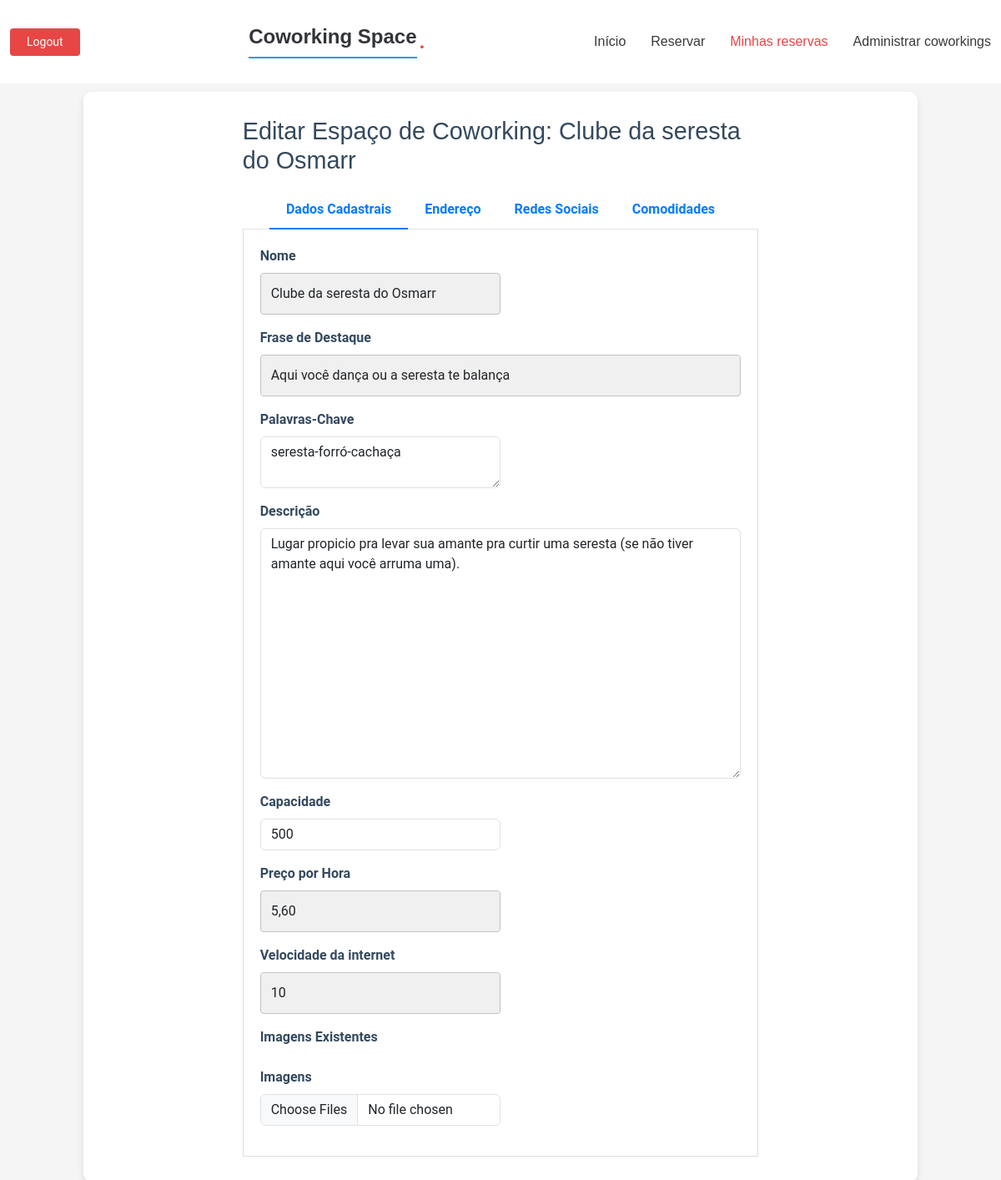
Page /espaco/5/editar/ (signed in) on the earlier database version.
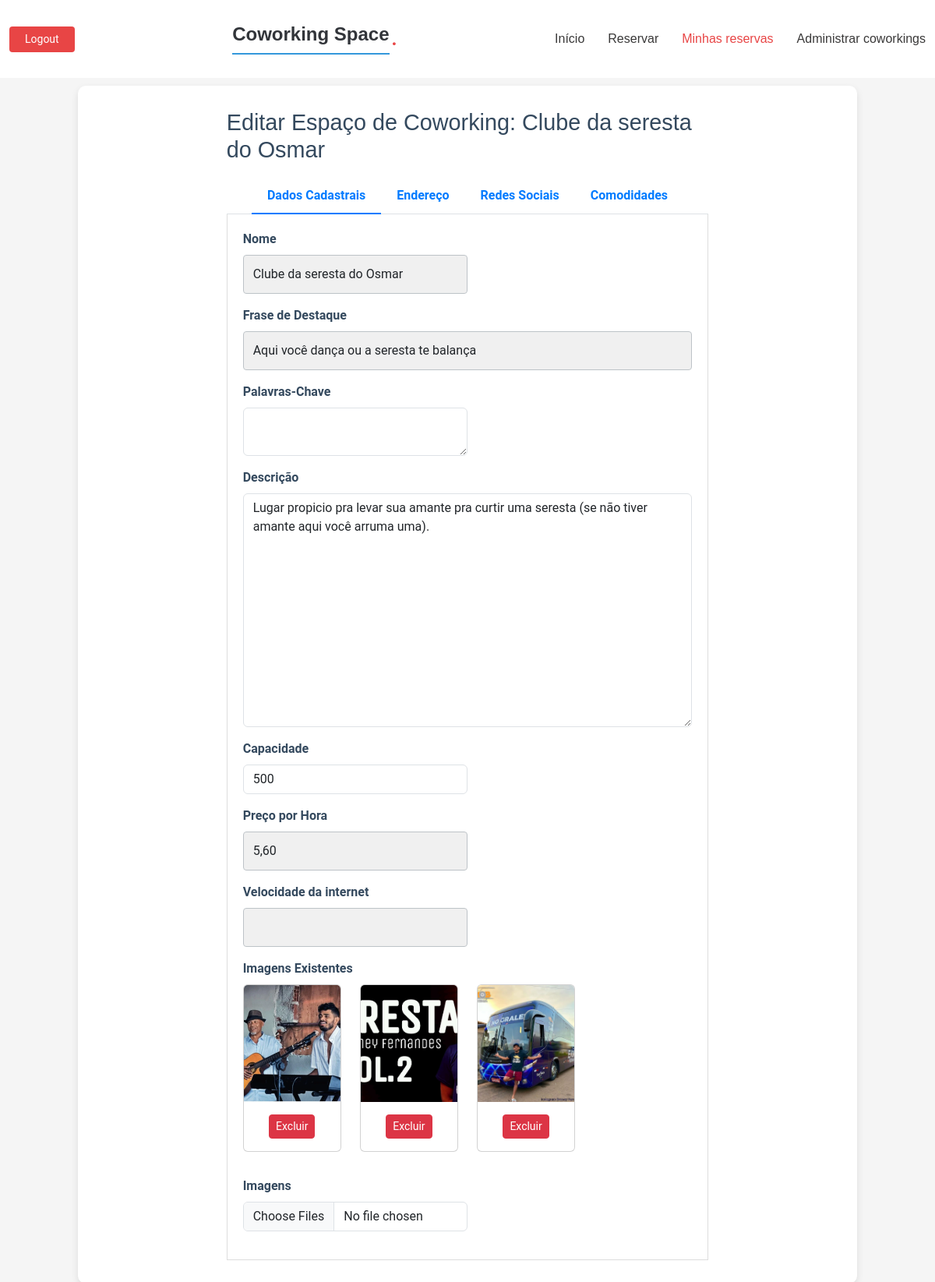
Same page on the later database version.
### reservas/models.py (models this page shows, shortened)
class EspacoCoworking(models.Model):
    nome = models.CharField(max_length=100)
    endereco = models.CharField(max_length=200)
    frase_destaque = models.CharField(max_length=100, blank=True, null=True)
    descricao = models.TextField(blank=True, null=True)
    capacidade = models.IntegerField()
    preco_por_hora = models.DecimalField(max_digits=10, decimal_places=2)
    latitude = models.FloatField(default=0)
    longitude = models.FloatField(default=0)
    prioridade = models.IntegerField(default=0, blank=True, null=True)
    palavras_chave = models.TextField(blank=True, null=True, help_text='Separado por -')
    instagram = models.URLField(max_length=255, blank=True, null=True)
    facebook = models.URLField(max_length=255, blank=True, null=True)
    linkedin = models.URLField(max_length=255, blank=True, null=True)
    nome_espaco = models.CharField(max_length=255, blank=True, null=True)
    razao_social = models.CharField(max_length=255, blank=True, null=True)
    cep = models.CharField(max_length=20, blank=True, null=True)
    pais = models.CharField(max_length=100, blank=True, null=True)
    uf = models.CharField(max_length=2, blank=True, null=True)
    cidade = models.CharField(max_length=100, blank=True, null=True)
    bairro = models.CharField(max_length=100, blank=True, null=True)
    logradouro = models.CharField(max_length=255, blank=True, null=True)
    numero = models.CharField(max_length=10, blank=True, null=True)
    complemento = models.CharField(max_length=255, blank=True, null=True)
    logo = models.ImageField(upload_to='logos/', blank=True, null=True)
    foto_horizontal = models.ImageField(upload_to='fotos_espaco/', blank=True, null=True)
    nome_proprietario = models.CharField(max_length=255, blank=True, null=True)
    email_proprietario = models.EmailField(blank=True, null=True)
    telefone_proprietario = models.CharField(max_length=20, blank=True, null=True)
    nome_gerente = models.CharField(max_length=255, blank=True, null=True)
    email_gerente = models.EmailField(blank=True, null=True)
    telefone_gerente = models.CharField(max_length=20, blank=True, null=True)
    titular_conta = models.CharField(max_length=255, blank=True, null=True)
    banco = models.CharField(max_length=100, blank=True, null=True)
    agencia = models.CharField(max_length=20, blank=True, null=True)
    conta = models.CharField(max_length=20, blank=True, null=True)
    tipo_conta = models.CharField(max_length=50, blank=True, null=True)
    tipo_pix = models.CharField(max_length=50, blank=True, null=True)
    pix = models.CharField(max_length=100, blank=True, null=True)
    cafe = models.BooleanField(default=False)
    cha = models.BooleanField(default=False)
    massagem = models.BooleanField(default=False)
    outros_diferenciais = models.CharField(max_length=255, blank=True, null=True)
    wifi = models.BooleanField(default=False)
    acessibilidade = models.BooleanField(default=False)
    acesso24h = models.BooleanField(default=False)
    playground_kids = models.BooleanField(default=False)
    ar_condicionado = models.BooleanField(default=False)
    area_alimentacao = models.BooleanField(default=False)
    biblioteca = models.BooleanField(default=False)
    cabine_call = models.BooleanField(default=False)
    cozinha = models.BooleanField(default=False)
    espaco_pet = models.BooleanField(default=False)
    espaco_convivencia = models.BooleanField(default=False)
    lounge = models.BooleanField(default=False)
    galeria_arte = models.BooleanField(default=False)
    geladeira = models.BooleanField(default=False)
    gerador_eletricidade = models.BooleanField(default=False)
    jardim = models.BooleanField(default=False)
    quadro_branco = models.BooleanField(default=False)
    recepcao = models.BooleanField(default=False)
    sala_descompressao = models.BooleanField(default=False)
    sala_jogos = models.BooleanField(default=False)
    varanda = models.BooleanField(default=False)
    vestuario = models.BooleanField(default=False)
    velocidade_internet = models.CharField(max_length=50, blank=True, null=True)
    auditorio = models.BooleanField(default=False)
    cafeteria = models.BooleanField(default=False)
    coliving = models.BooleanField(default=False)
    espaco_eventos = models.BooleanField(default=False)
    estudio_gravacao = models.BooleanField(default=False)
    restaurante = models.BooleanField(default=False)
    fotos_area_comum = models.ImageField(upload_to='fotos_areas_comuns/', blank=True, null=True)
    fotos_area_compartilhada = models.ImageField(upload_to='fotos_areas_compartilhadas/', blank=True, null=True)
    fotos_salas_privativas = models.ImageField(upload_to='fotos_salas_privativas/', blank=True, null=True)
    outras_fotos = models.ImageField(upload_to='outras_fotos/', blank=True, null=True)
    proprietario = models.ForeignKey(User, on_delete=models.CASCADE)
    class Meta:
        verbose_name = "Espaço de Coworking"
        verbose_name_plural = "Espaços de Coworking"
        ordering = ['prioridade']  # Ordena os espaços pelo nome de forma padrão

class ImagemEspacoCoworking(models.Model):
    espaco = models.ForeignKey(EspacoCoworking, related_name='imagens', on_delete=models.CASCADE)
    imagem = models.ImageField(upload_to='fotos/')

### reservas/views.py (the view)
# urls.py: path('espaco/<int:espaco_id>/editar/', reservas_views.editar_espaco_coworking, name='editar_espaco'),
@login_required
def editar_espaco_coworking(request, espaco_id=None):
    if espaco_id:  # Se o pk existir, estamos editando um espaço
        espaco = get_object_or_404(EspacoCoworking, pk=espaco_id)
    else:  # Se não houver pk, estamos criando um novo espaço
        espaco = EspacoCoworking()  # Cria uma nova instância sem pk
    if request.method == 'POST':
        print('------ entrou no post')
        post_data = request.POST.copy()  # Copia os dados para um dicionário mutável
        if 'preco_por_hora' in post_data:
            post_data['preco_por_hora'] = post_data['preco_por_hora'].replace(',', '.')
        if 'latitude' in post_data:
            post_data['latitude'] = post_data['latitude'].replace(',', '.')
        if 'longitude' in post_data:
            post_data['longitude'] = post_data['longitude'].replace(',', '.')
        form = EspacoCoworkingForm(post_data, request.FILES, instance=espaco)
        print(form.errors)
        if form.is_valid():
            espaco = form.save(commit=False)
            espaco.proprietario = request.user  # Define o proprietário como o usuário logado
            espaco.save()  # Salva o espaço antes de adicionar imagens
            imagens = request.FILES.getlist('imagens')
            for imagem in imagens:
                ImagemEspacoCoworking.objects.create(espaco=espaco, imagem=imagem)
            return redirect('administrar_espacos')  # Redireciona para a página de administração de espaços
    else:
        form = EspacoCoworkingForm(instance=espaco)
    return render(request, 'reservas/editar_espaco_coworking.html', {'form': form, 'espaco': espaco})

### reservas/forms.py
class EspacoCoworkingForm(forms.ModelForm):
    imagens = forms.FileField(required=False, widget=forms.FileInput(), help_text="Selecione as imagens para upload")
    class Meta:
        model = EspacoCoworking
        fields = '__all__'
        exclude = ['proprietario']  # Não permita que o proprietário seja alterado

### reservas/templates/reservas/editar_espaco_coworking.html (shortened to what the changed rows need)
{% load static %}
<!DOCTYPE html>
<html lang="en">
<head>
    <link href="{% static 'vendor/bootstrap/css/bootstrap.min.css' %}" rel="stylesheet">
    <link href="{% static 'vendor/bootstrap-icons/bootstrap-icons.css' %}" rel="stylesheet">
    <link href="{% static 'css/main.css' %}" rel="stylesheet">
    <link rel="stylesheet" type="text/css" href="{% static 'reservas/styles.css' %}">
    <link href="{% static 'css/styleDna.css' %}" rel="stylesheet">
</head>
<body>
    <header id="header" class="header d-flex align-items-center fixed-top">
        <div class="container-fluid position-relative d-flex align-items-center justify-content-between">
            <a href="{% url 'index' %}" class="logo d-flex align-items-center me-auto me-xl-0">
                <h1 class="sitename">Coworking Space</h1><span>.</span>
            </a>
        </div>
    </header>
    <main class="main mt-6">
        <div class="container" data-aos="fade-up">
            <div class="row justify-content-center">
                <div class="col-lg-8">
                    <h2>Editar Espaço de Coworking: {{ form.instance.nome }}</h2>
                    <ul class=" nav nav-tabs justify-content-center" id="myTab" role="tablist">
                        <span class="nav-item" role="presentation">
                        </span>
                        <span class="nav-item" role="presentation">
                        </span>
                        <span class="nav-item" role="presentation">
                        </span>
                        <span class="nav-item" role="presentation">
                        </span>
                    </ul>
                    <div class="tab-content" id="myTabContent">
                        <div class="tab-pane fade show active" id="dados-cadastrais" role="tabpanel" aria-labelledby="dados-cadastrais-tab">
                            <form method="POST" enctype="multipart/form-data">
                                <div class="mb-3">
                                    <label for="id_nome" class="form-label">Nome</label>
                                    <input type="text" name="nome" class="form-control w-50" id="id_nome" value="{{ form.instance.nome|default:'' }}">
                                </div>
                                <div class="mb-3">
                                    <label for="id_frase_destaque" class="form-label">Frase de Destaque</label>
                                    <input type="text" name="frase_destaque" class="form-control w-100" id="id_frase_destaque" value="{{ form.instance.frase_destaque|default:'' }}">
                                </div>
                                <div class="mb-3">
                                    <label for="id_palavras_chave" class="form-label">Palavras-Chave</label>
                                    <textarea name="palavras_chave" class="form-control w-50" id="id_palavras_chave">{{ form.instance.palavras_chave|default:'' }}</textarea>
                                </div>
                                <div class="mb-3">
                                    <label for="id_descricao" class="form-label">Descrição</label>
                                    <textarea name="descricao" class="form-control w-100" id="id_descricao" style="height: 300px;">{{ form.instance.descricao|default:'' }}</textarea>
                                </div>
                                <div class="mb-3">
                                    <label for="id_capacidade" class="form-label">Capacidade</label>
                                    <input type="number" name="capacidade" class="form-control w-50" id="id_capacidade" value="{{ form.instance.capacidade|default:'' }}">
                                </div>
                                <div class="mb-3">
                                    <label for="id_preco_por_hora" class="form-label">Preço por Hora</label>
                                    <input type="text" name="preco_por_hora" class="form-control w-50" id="id_preco_por_hora" value="{{ form.instance.preco_por_hora|default:'' }}">
                                </div>
                                <div class="mb-3">
                                    <label for="id_preco_por_hora" class="form-label">Velocidade da internet</label>
                                    <input type="text"  name="velocidade_internet" class="form-control w-50" id="id_velocidade_internet" value="{{ form.instance.velocidade_internet|default:'' }}">
                                </div>
                                {% if espaco.id %}
                                <div class="mb-3">
                                    <div class="row">
                                        {% for imagem in form.instance.imagens.all %}
                                        <div class="col-md-3 mb-3">
                                            <div class="card">
                                                <img src="{{ imagem.imagem.url }}" class="card-img-top" alt="Imagem do Espaço" style="height: 150px; object-fit: cover;">
                                                <div class="card-body text-center">
                                                    <button type="button" class="btn btn-danger btn-sm delete-image-btn" data-image-id="{{ imagem.id }}">Excluir</button>
                                                </div>
                                            </div>
                                        </div>
                                        {% endfor %}
                                    </div>
                                </div>
                                {% endif %}
                        </div>
                    </div>
                </div>
            </div>
        </div>
    </main>
</body>
</html>

Differences in the rows shown:
changed EspacoCoworking "Aqui você dança ou a seresta te balança": instance.nome "Clube da seresta do Osmarr" → "Clube da seresta do Osmar"; nome "Clube da seresta do Osmarr" → "Clube da seresta do Osmar"; palavras_chave "seresta-forró-cachaça" → (not shown); velocidade_internet "10" → (not shown)
added ImagemEspacoCoworking: imagem (picture)
added ImagemEspacoCoworking: imagem (picture)
added ImagemEspacoCoworking: imagem (picture)
